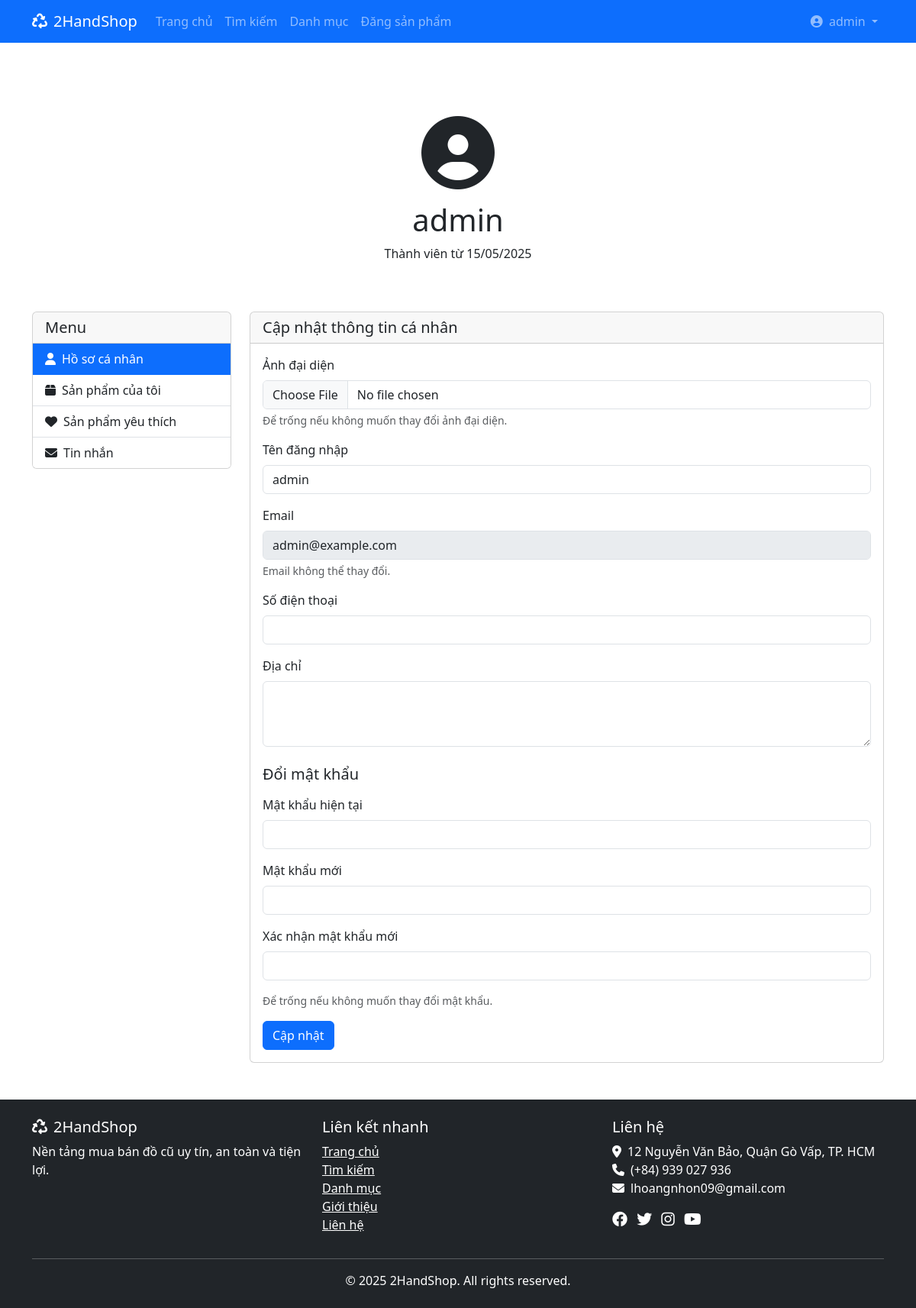
The app's page /profile.php (signed in) with its own data.
### tables this page shows
CREATE TABLE `users` (
  `id` int(11) NOT NULL,
  `username` varchar(50) NOT NULL,
  `email` varchar(100) NOT NULL,
  `google_id` varchar(255) DEFAULT NULL,
  `password` varchar(255) NOT NULL,
  `phone` varchar(20) DEFAULT NULL,
  `address` text DEFAULT NULL,
  `avatar` varchar(255) DEFAULT NULL,
  `role` enum('user','admin') NOT NULL DEFAULT 'user',
  `status` enum('active','blocked') NOT NULL DEFAULT 'active',
  `created_at` datetime NOT NULL,
  `last_login` datetime DEFAULT NULL
);

### profile.php (the view, shortened to what this page needs)
<?php
include 'config/db.php';
$user_id = $_SESSION['user_id'];
$sql = "SELECT * FROM users WHERE id = ?";
$stmt = $conn->prepare($sql);
$stmt->bind_param("i", $user_id);
$stmt->execute();
$result = $stmt->get_result();
$user = $result->fetch_assoc();
?>
<!DOCTYPE html>
<html lang="vi">
<head>
    <link href="https://cdn.jsdelivr.net/npm/bootstrap@5.3.0/dist/css/bootstrap.min.css" rel="stylesheet">
    <link rel="stylesheet" href="https://cdnjs.cloudflare.com/ajax/libs/font-awesome/6.4.0/css/all.min.css">
    <link rel="stylesheet" href="assets/css/style.css">
</head>
<body>
    <?php include 'includes/header.php'; ?>
    <div class="container mt-5">
        <div class="row">
            <div class="col-md-12">
                <div class="profile-header text-center py-5">
                    <div class="mb-3">
                        <?php if (!empty($user['avatar'])): ?>
                            <img src="uploads/avatars/<?php echo $user['avatar']; ?>" alt="Avatar" class="rounded-circle profile-avatar">
                        <?php else: ?>
                            <i class="fas fa-user-circle fa-6x"></i>
                        <?php endif; ?>
                    </div>
                    <h1><?php echo $user['username']; ?></h1>
                    <p>Thành viên từ <?php echo date('d/m/Y', strtotime($user['created_at'])); ?></p>
                </div>
            </div>
        </div>
        <div class="row">
            <div class="col-md-3">
                <div class="card mb-4">
                    <div class="card-header">
                        <h5 class="mb-0">Menu</h5>
                    </div>
                    <div class="list-group list-group-flush">
                        <a href="profile.php" class="list-group-item list-group-item-action active">
                            <i class="fas fa-user me-2"></i>Hồ sơ cá nhân
                        </a>
                        <a href="my-products.php" class="list-group-item list-group-item-action">
                            <i class="fas fa-box me-2"></i>Sản phẩm của tôi
                        </a>
                        <a href="favorites.php" class="list-group-item list-group-item-action">
                            <i class="fas fa-heart me-2"></i>Sản phẩm yêu thích
                        </a>
                        <a href="messages.php" class="list-group-item list-group-item-action">
                            <i class="fas fa-envelope me-2"></i>Tin nhắn
                        </a>
                    </div>
                </div>
            </div>
            <div class="col-md-9">
                <div class="card">
                    <div class="card-header">
                        <h5 class="mb-0">Cập nhật thông tin cá nhân</h5>
                    </div>
                    <div class="card-body">
                        <form method="POST" action="<?php echo htmlspecialchars($_SERVER["PHP_SELF"]); ?>" enctype="multipart/form-data">
                            <div class="mb-3">
                                <label for="avatar" class="form-label">Ảnh đại diện</label>
                                <input type="file" class="form-control" id="avatar" name="avatar" accept="image/*">
                                <div class="form-text">Để trống nếu không muốn thay đổi ảnh đại diện.</div>
                            </div>
                            <div class="mb-3">
                                <label for="username" class="form-label">Tên đăng nhập</label>
                                <input type="text" class="form-control" id="username" name="username" value="<?php echo htmlspecialchars($user['username']); ?>" required>
                            </div>
                            <div class="mb-3">
                                <label for="email" class="form-label">Email</label>
                                <input type="email" class="form-control" id="email" value="<?php echo htmlspecialchars($user['email']); ?>" disabled>
                                <div class="form-text">Email không thể thay đổi.</div>
                            </div>
                            <div class="mb-3">
                                <label for="phone" class="form-label">Số điện thoại</label>
                                <input type="text" class="form-control" id="phone" name="phone" value="<?php echo htmlspecialchars($user['phone']); ?>">
                            </div>
                            <div class="mb-3">
                                <label for="address" class="form-label">Địa chỉ</label>
                                <textarea class="form-control" id="address" name="address" rows="3"><?php echo htmlspecialchars($user['address']); ?></textarea>
                            </div>
                            <h5 class="mt-4 mb-3">Đổi mật khẩu</h5>
                            <div class="mb-3">
                                <label for="current_password" class="form-label">Mật khẩu hiện tại</label>
                                <input type="password" class="form-control" id="current_password" name="current_password">
                            </div>
                            <div class="mb-3">
                                <label for="new_password" class="form-label">Mật khẩu mới</label>
                                <input type="password" class="form-control" id="new_password" name="new_password">
                            </div>
                            <div class="mb-3">
                                <label for="confirm_password" class="form-label">Xác nhận mật khẩu mới</label>
                                <input type="password" class="form-control" id="confirm_password" name="confirm_password">
                            </div>
                            <div class="form-text mb-3">Để trống nếu không muốn thay đổi mật khẩu.</div>
                            <button type="submit" class="btn btn-primary">Cập nhật</button>
                        </form>
                    </div>
                </div>
            </div>
        </div>
    </div>
    <?php include 'includes/footer.php'; ?>
</body>
</html>

### records on screen
users: username "admin", created_at "15/05/2025", email "admin@example.com"

### other values on screen
$_SESSION['username'] "admin"
